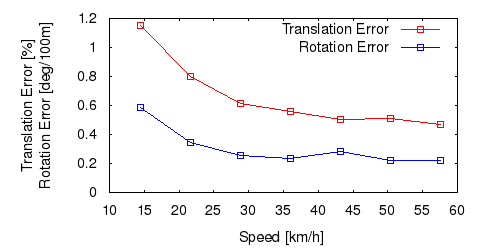

This figure's gnuplot source:
set term postscript eps enhanced color
set output "10_trs.eps"
set size ratio 0.5
set yrange [0:*]
set xlabel "Speed [km/h]"
set ylabel "Translation Error [%]\nRotation Error [deg/100m]"
plot "10_ts.txt" using ($1*3.6):($2*100) title 'Translation Error' lc rgb "#FF0000" pt 4 w linespoints,"10_rs.txt" using ($1*3.6):($2*57.3*100) title 'Rotation Error' lc rgb "#0000FF" pt 4 w linespoints
